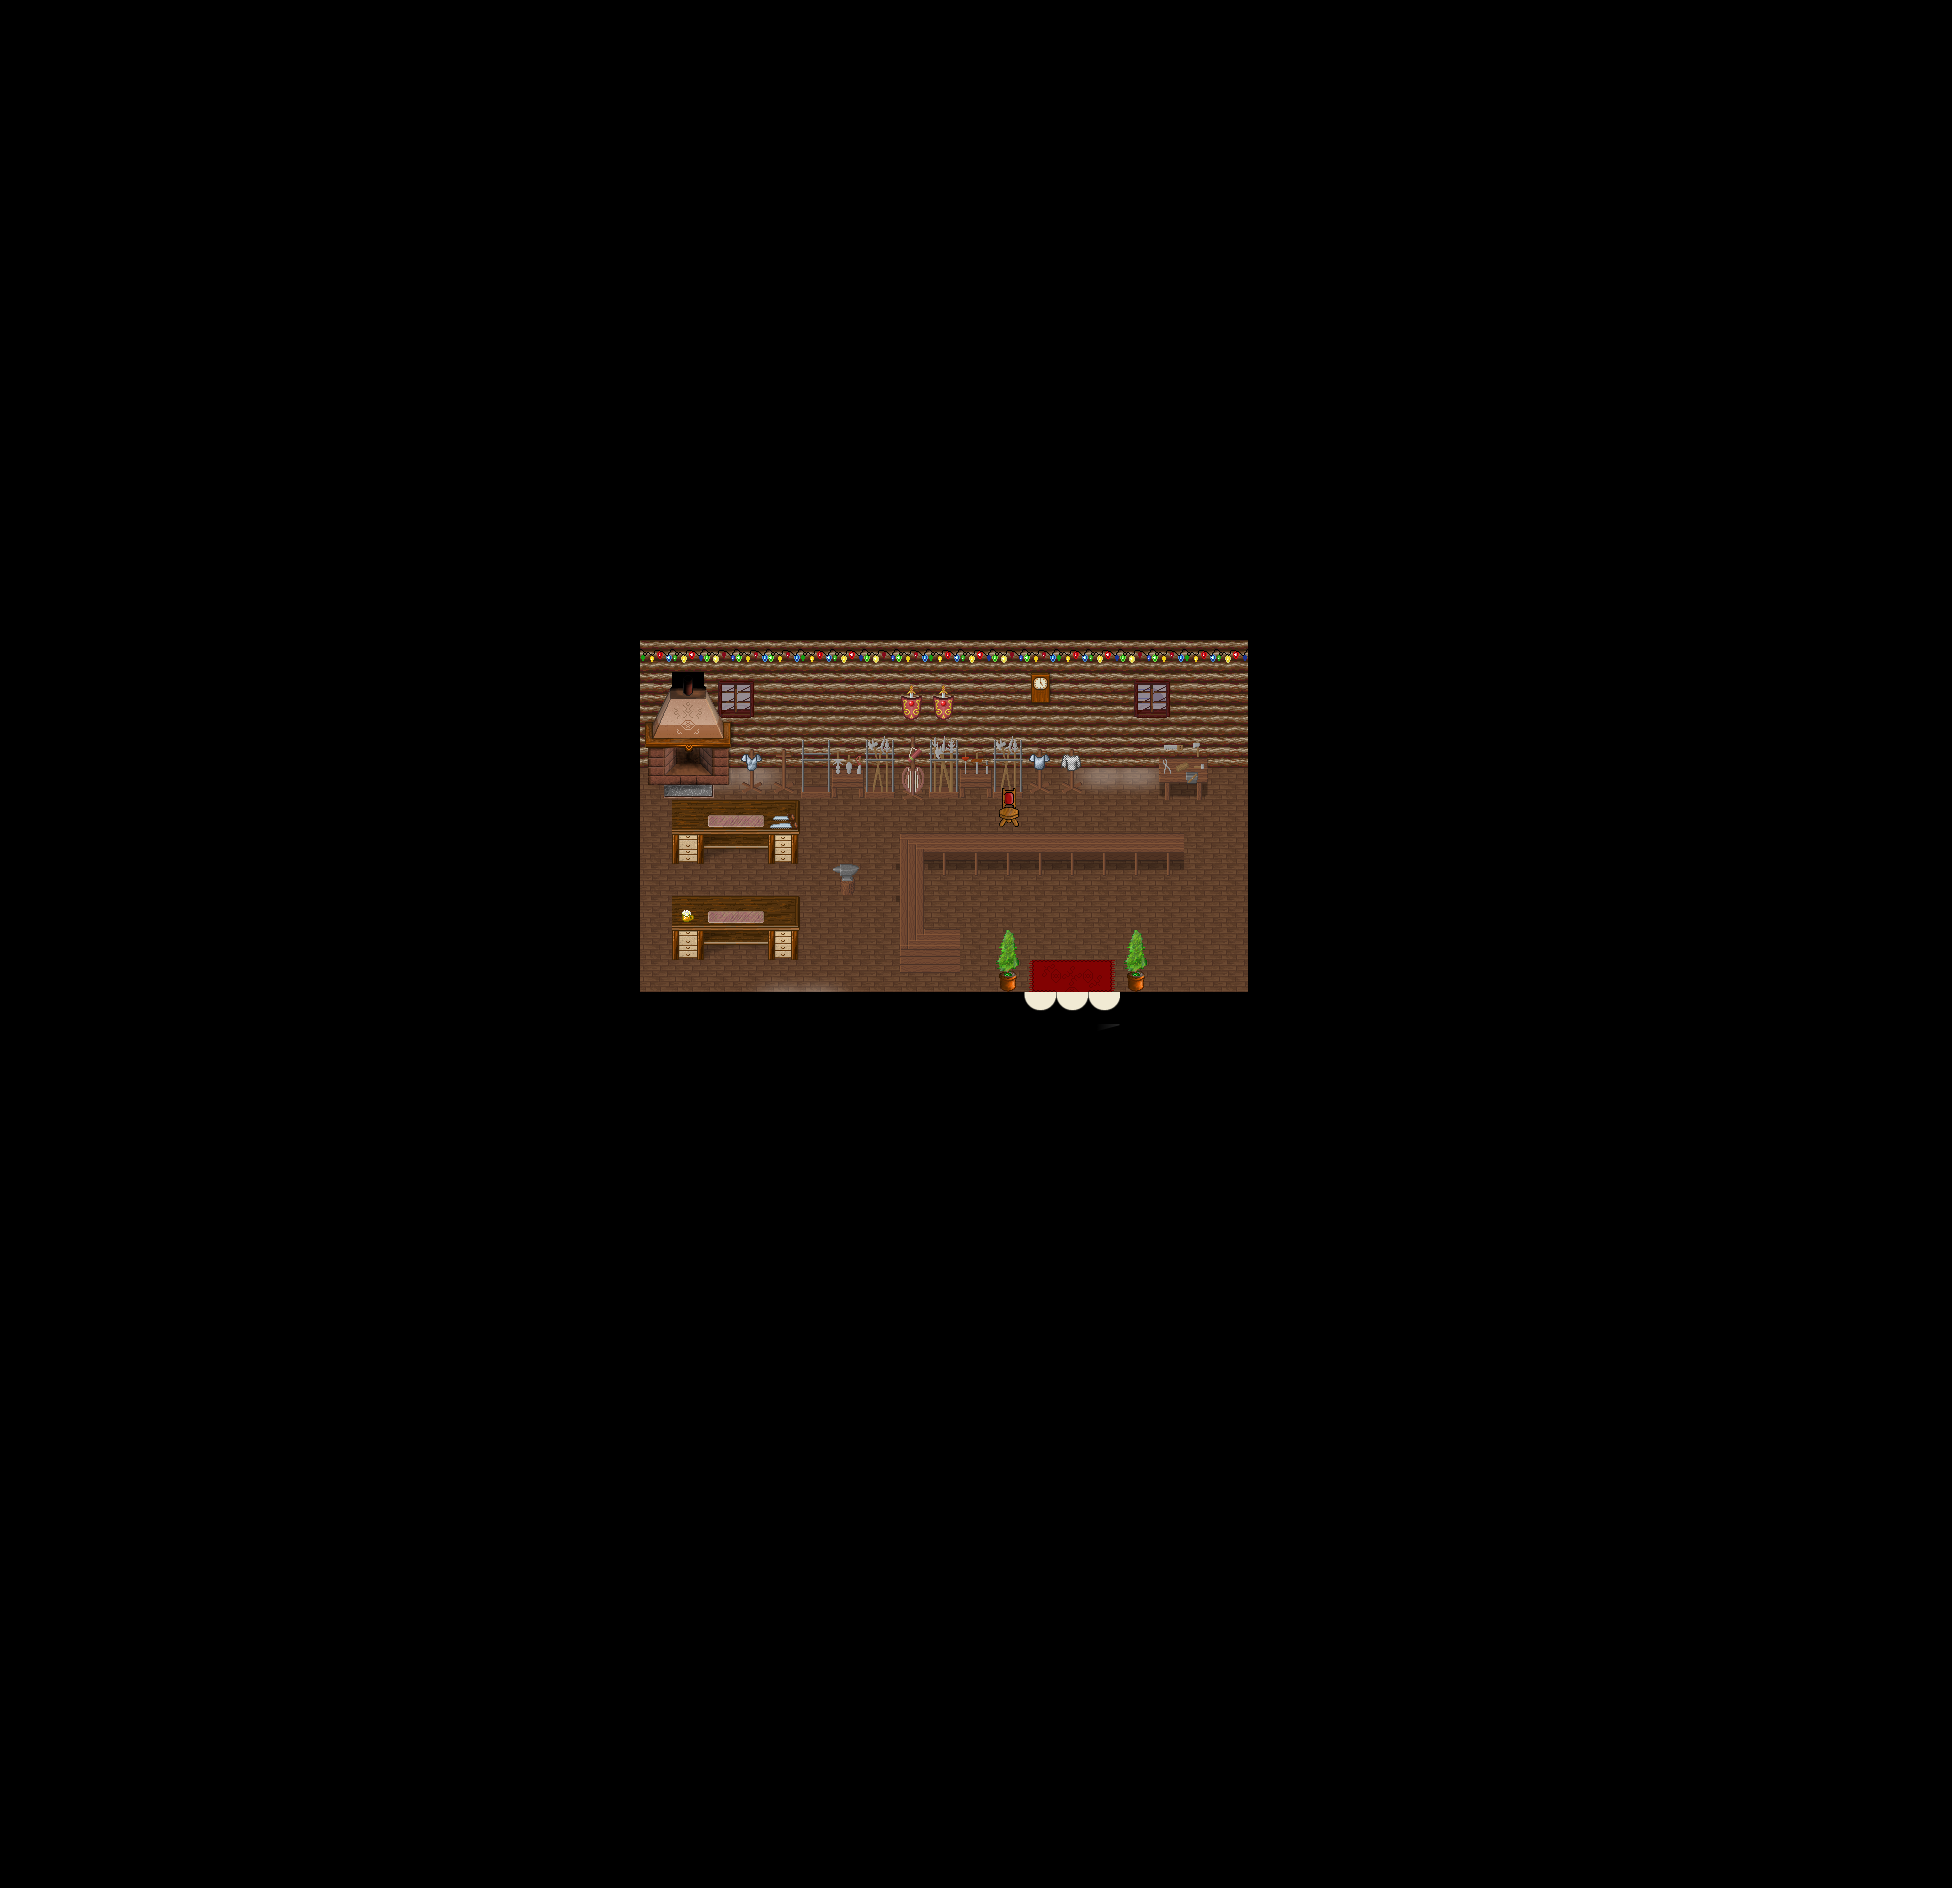

This is a level from a 2D game, rendered from its Tiled map with the project's own tilesets. A one-line summary and the map file follow, with tile-layer data summarised:
An orthogonal 61x59 tile map with 32x32 px tiles, 8 tile layers (Ground1, Ground2, Shadow, Ground3, ...), 2 hidden layers not drawn, 12 tilesets and 3 objects (2x fixme, warp).

<map version="1.4" tiledversion="1.4.1" orientation="orthogonal" renderorder="right-down" width="61" height="59" tilewidth="32" tileheight="32" infinite="0" nextlayerid="12" nextobjectid="41">
 <properties>
  <property name="background0image" value="graphics/images/spit23loginwallpaper_800x600.png" />
  <property name="author" value="TMW2 Team" />
  <property name="license" value="GPL v2+" />
  <property name="manaplus version" value="2" />
  <property name="minimap" value="graphics/minimaps/020-5.png" />
  <property name="music" value="8bit_the_hero.ogg" />
  <property name="name" value="Nivalis Indoors" />
 </properties>
 <tileset firstgid="1" name="Collision" tilewidth="32" tileheight="32" tilecount="9" columns="3">
  <image source="../graphics/tilesets/collision.png" width="96" height="96" />
 </tileset>
 <tileset firstgid="10" source="../graphics/tilesets/inn.tsx" />
 <tileset firstgid="266" name="snow_village" tilewidth="32" tileheight="32" tilecount="256" columns="16">
  <image source="../graphics/tilesets/snow_village.png" width="512" height="512" />
 </tileset>
 <tileset firstgid="522" name="inn2" tilewidth="32" tileheight="32" tilecount="256" columns="16">
  <image source="../graphics/tilesets/inn2.png" width="512" height="512" />
 </tileset>
 <tileset firstgid="778" name="woodland_indoor" tilewidth="32" tileheight="32" tilecount="256" columns="16">
  <image source="../graphics/tilesets/woodland_indoor.png" width="512" height="512" />
 </tileset>
 <tileset firstgid="1034" name="inn_x2" tilewidth="32" tileheight="64" tilecount="48" columns="16">
  <image source="../graphics/tilesets/inn_x2.png" width="512" height="192" />
 </tileset>
 <tileset firstgid="1082" name="inn_x3" tilewidth="32" tileheight="96" tilecount="80" columns="16">
  <image source="../graphics/tilesets/inn_x3.png" width="512" height="480" />
 </tileset>
 <tileset firstgid="1162" name="inn_x4" tilewidth="32" tileheight="128" tilecount="16" columns="16">
  <image source="../graphics/tilesets/inn_x4.png" width="512" height="128" />
 </tileset>
 <tileset firstgid="1178" name="christmas" tilewidth="32" tileheight="32" tilecount="304" columns="16">
  <image source="../graphics/tilesets/christmas.png" width="512" height="608" />
 </tileset>
 <tileset firstgid="1482" name="shadow" tilewidth="32" tileheight="32" tilecount="128" columns="8">
  <image source="../graphics/tilesets/evol/shadow.png" width="256" height="512" />
 </tileset>
 <tileset firstgid="1610" name="woodland_indoor_x2" tilewidth="32" tileheight="64" tilecount="48" columns="16">
  <image source="../graphics/tilesets/woodland_indoor_x2.png" width="512" height="192" />
 </tileset>
 <tileset firstgid="1658" name="woodland_indoor_x3" tilewidth="32" tileheight="96" tilecount="48" columns="16">
  <image source="../graphics/tilesets/woodland_indoor_x3.png" width="512" height="288" />
 </tileset>
 <layer id="1" name="Ground1" width="61" height="59">
  <data>[3599 cells, 3599 non-empty, 4 distinct tile ids]</data>
 </layer>
 <layer id="2" name="Ground2" width="61" height="59">
  <data>[3599 cells, 46 non-empty, 18 distinct tile ids]</data>
 </layer>
 <layer id="3" name="Shadow" width="61" height="59">
  <data>[3599 cells, 21 non-empty, 12 distinct tile ids]</data>
 </layer>
 <layer id="4" name="Ground3" width="61" height="59">
  <data>[3599 cells, 18 non-empty, 14 distinct tile ids]</data>
 </layer>
 <layer id="5" name="Fringe" width="61" height="59">
  <data>[3599 cells, 19 non-empty, 17 distinct tile ids]</data>
 </layer>
 <layer id="6" name="Over1" width="61" height="59">
  <data>[3599 cells, 27 non-empty, 6 distinct tile ids]</data>
 </layer>
 <layer id="7" name="Over2" width="61" height="59">
  <data>[3599 cells, 3 non-empty, 3 distinct tile ids]</data>
 </layer>
 <layer id="8" name="OverChristmas" width="61" height="59">
  <properties>
   <property name="Mask" value="128" />
  </properties>
  <data>[3599 cells, 19 non-empty, 4 distinct tile ids]</data>
 </layer>
 <layer id="9" name="Collision" width="61" height="59" visible="0">
  <data>[3599 cells, 3490 non-empty, 1 distinct tile ids]</data>
 </layer>
 <layer id="10" name="Heights" width="61" height="59" visible="0" locked="1">
  <data>[3599 cells, 0 non-empty, 0 distinct tile ids]</data>
 </layer>
 <objectgroup id="11" name="Objects">
  <object id="36" name="Margin" type="fixme" x="1312" y="1248" width="640" height="640" />
  <object id="39" name="Margin" type="fixme" x="0" y="0" width="640" height="640" />
  <object id="40" name="To Nivalis" type="warp" x="1024" y="992" width="96" height="32">
   <properties>
    <property name="dest_map" value="020-1" />
    <property name="dest_x" value="86" />
    <property name="dest_y" value="47" />
   </properties>
  </object>
 </objectgroup>
</map>
